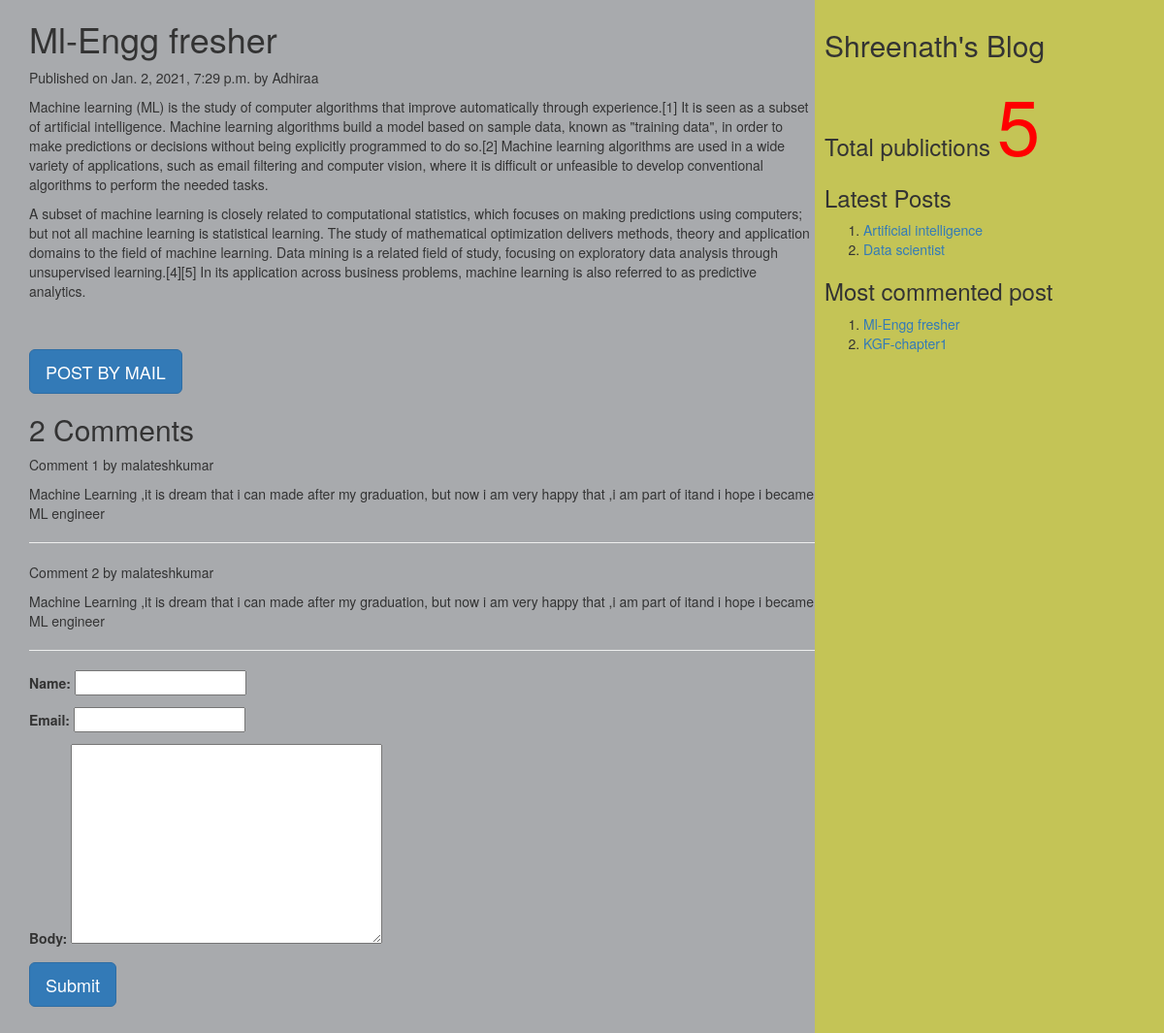
The app's page /2021/01/02/ml-engg-fresher/ with its own data.
### myApp/models.py (models this page shows, shortened)
class Post(models.Model):
          STATUS_CHOICES=(('draft','Draft'),('published','Published'))
          title=models.CharField(max_length=256)
          slug=models.SlugField(max_length=264,unique_for_date='publish')
          author=models.ForeignKey(User,related_name='blog_posts',on_delete= models.CASCADE)
          body=models.TextField()
          publish=models.DateTimeField(default=timezone.now)
          created=models.DateTimeField(auto_now_add=True)
          updated=models.DateTimeField(auto_now=True)
          status= models.CharField(max_length=10,choices=STATUS_CHOICES,default='draft')
          objects=CustomManager()
          class Meta:
                ordering=('-publish',)
          def get_absolute_url(self):
                return reverse('post_detail',args=[self.publish.year,self.publish.strftime('%m'),self.publish.strftime('%d'),self.slug])

class Comment(models.Model):
    post=models.ForeignKey(Post,related_name="comments",on_delete=models.CASCADE)
    name=models.CharField(max_length=50)
    email=models.EmailField()
    body=models.TextField()
    created=models.DateTimeField(auto_now_add=True)
    updated=models.DateTimeField(auto_now=True)
    active=models.BooleanField(default=True)
    class Meta:
        ordering=('created',)

### myApp/views.py (the view, shortened to what this page needs)
# urls.py: url(r'(?P<year>\d{4})/(?P<month>\d{2})/(?P<day>\d{2})/(?P<post>[-\w]+)/$',views.post_detail_view,name='post_detail'),
def post_detail_view(request,year,month,day,post):
    post=get_object_or_404(Post,slug=post,publish__year=year,publish__month=month,publish__day=day)
    comments=post.comments.filter(active=True)
    csubmit=False
    form=CommentForm()
    d={'post':post,'form':form,'csubmit':csubmit,'comments':comments}
    return render(request,'myApp/post_detail.html',d)

### myApp/forms.py
class CommentForm(forms.ModelForm):
    class Meta:
        model=Comment
        fields=('name','email','body')

### myApp/models.py (called while the page is built)
    def get_queryset(self):
        return super().get_queryset().filter(status='published')

### myApp/templatetags/mytags.py (called while the page is built)
@register.simple_tag
def total_posts():
    return Post.objects.count()

@register.inclusion_tag('myApp/latest_post.html')
def show_latest_posts(count=3):
    latest_posts=Post.objects.order_by('-publish')[:count]
    return {'latest_posts':latest_posts}

@register.simple_tag
def get_most_commented_posts(count=2):
    return Post.objects.annotate(total_comments=Count('comments')).order_by('-total_comments')[:count]

### templates/myApp/post_detail.html (shortened to what this page needs)
<html>
    {%extends 'myApp/parent.html'%}
        {%block content_block%}
        <h1>{{post.title}}</h1>
        <p>Published on {{post.publish}} by {{post.author|title}}</p>
        {{post.body|linebreaks}} <br><br>
        <a href="/{{post.id}}/share" class='btn btn-lg btn-primary'>POST BY MAIL</a>
        {%with comments.count as comments_count%}
        <h2>{{comments_count}} Comment{{comments_count|pluralize}}</h2>
        {%endwith%}
        {%if comments%}
         {%for c in comments%}
         <p>Comment {{forloop.counter}} by {{c.name}}</p>
        <div>{{c.body|linebreaks}}</div>
        <hr>
        {%endfor%}
        {%else%}
         <p style="color:blue;font-size:30px;font-style:bold;border-bottom:1px red solid;">There are no comments</p>
        {%endif%}
         {%if csubmit%}
         <h2>Thank you..Your comment has been added successfully!!</h2>
         {%else%}
         <form  method="post">
           {{form.as_p}}
           <input type="submit" class='btn btn-lg btn-primary' value="Submit">
         </form>
         {%endif%}
        {%endblock%}

### templates/myApp/parent.html (shortened to what this page needs)
<html>
{%load mytags%}
    <head>
        <link rel="stylesheet" href="https://maxcdn.bootstrapcdn.com/bootstrap/3.3.7/css/bootstrap.min.css">
    </head>
    <body>
        <div class="content" style="width:70%;float:left;background-color:a8aaad;height:300%;padding:0 0 0 30px">
              {%block content_block%}
              {%endblock%}
        </div>
        <div class="sidebar" style="width:30%;float:right;background-color:#c4c456;height:300%;padding:10px">
            <h2>Shreenath's Blog</h2>
            <h3>Total publictions
              <span style="color:red;font-size:80px">
              {%total_posts%}</span>
              <h3>Latest Posts</h3>
              {% show_latest_posts 2 %}
              <h3>Most commented post</h3>
              {%get_most_commented_posts as m%}
              <ol>
                {%for post in m%}
                <li><a href="{{post.get_absolute_url}}">{{post.title}}</a></li>
                {%endfor%}
              </ol>
            </h3>
        </div>
    </body>
</html>

### templates/myApp/latest_post.html
<!DOCTYPE html>
<html lang="en" dir="ltr">
  <body>
    <ol>
    {%for post in latest_posts%}
    <li><a href="{{post.get_absolute_url}}">{{post.title}}</a></li>
    {%endfor%}
    </ol>
  </body>
</html>

### records on screen
Post: title "Ml-Engg fresher", publish "Jan. 2, 2021, 7:29 p.m.", author "Adhiraa", body "Machine learning (ML) is the study of computer algorithms that improve automatically through experience.[1] It is seen as a subset of artificial intelligence. Machine learning algorithms build a model based on sample data, known as \"training data\", in order to make predictions or decisions without being explicitly programmed to do so.[2] Machine learning algorithms are used in a wide variety of applications, such as email filtering and computer vision, where it is difficult or unfeasible to develop conventional algorithms to perform the needed tasks. A subset of machine learning is closely related to computational statistics, which focuses on making predictions using computers; but not all…"
Comment: name "malateshkumar", body "Machine Learning ,it is dream that i can made after my graduation, but now i am very happy that ,i am part of itand i hope i became ML engineer"
Comment: name "malateshkumar", body "Machine Learning ,it is dream that i can made after my graduation, but now i am very happy that ,i am part of itand i hope i became ML engineer"
Post: title "Artificial intelligence"
Post: title "Data scientist"
Post: title "KGF-chapter1"

### other values on screen
{{ comments_count }} "2"
